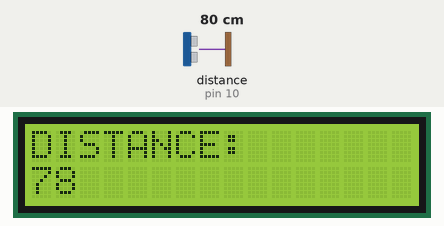
A sketch run on a simulated Arduino Uno, built with avr-gcc and run on an emulated ATmega328P. Shown: 16×2 character LCD. Wiring (inferred from the names in the program): ultrasonic range finder: trigger pin 9; echo pin 10. The test bench sets the inputs (shaded band); at power-on: distance to the obstacle (sensor on pin 10) 80 cm. The echo pulse lasts 58.3 µs per cm.

Above: at 1.2 s.
1.3 s: distance to the obstacle (sensor on pin 10) set to 2 cm
At 1.31 s:
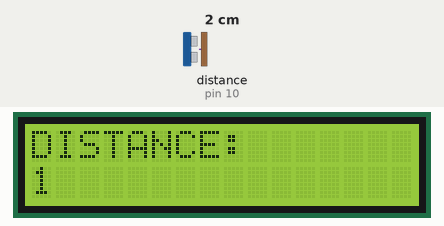
2.8 s: distance to the obstacle (sensor on pin 10) set to 4 cm
At 3.8 s:
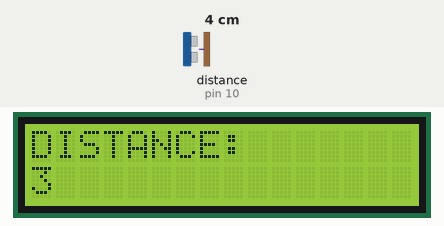
4.3 s: distance to the obstacle (sensor on pin 10) set to 9 cm
At 4.8 s:
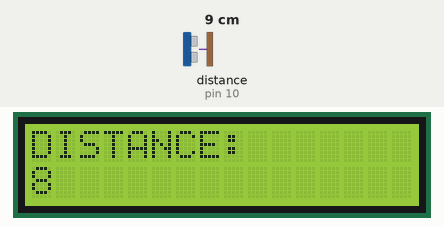

Measured:
- after the input at 1.3 s, the display: changes at once (image 1)
- after the input at 2.8 s, the display: first differs from a run without the input at once (image 2)
- after the input at 4.3 s, the display: changes at once (image 3)

The sketch:

ultrasonic_sensor_with_distance_printed.ino
```cpp
#include <LiquidCrystal.h>
const int RSPin = 12;
const int EPin = 11;
const int D4Pin = 5;
const int D5Pin = 4;
const int D6Pin = 3;
const int D7Pin = 2;
const int trigPin = 9;
const int echoPin = 10;

long duration;
long distance;

LiquidCrystal lcd(RSPin , EPin , D4Pin , D5Pin , D6Pin , D7Pin);

void setup() {
  // put your setup code here, to run once:
  pinMode(trigPin , OUTPUT);
  pinMode(echoPin , INPUT);
  Serial.begin(9600);
  lcd.begin(16 , 2); //number of columns and 2 rows
  lcd.print("DISTANCE:");
}

void loop() {
  // put your main code here, to run repeatedly:
  digitalWrite(trigPin , LOW); //to clear
  delayMicroseconds(2);
  digitalWrite(trigPin , HIGH);
  delayMicroseconds(10);//the sound is emitted for 10 micro sec
  digitalWrite(trigPin , LOW);//we turn it off
  duration = pulseIn(echoPin , HIGH);  //pulse in returns the time. pulseIn gives the time between trig being high and low
  distance = duration * 0.034 / 2;
  /*Serial.print("Distance: ");
  Serial.println(distance);*/
  lcd.setCursor(0,0);

  lcd.setCursor(0 , 1);
  lcd.print(distance);
  lcd.print("                         ");
  delay(10);
  //lcd.clear( );
}
```
